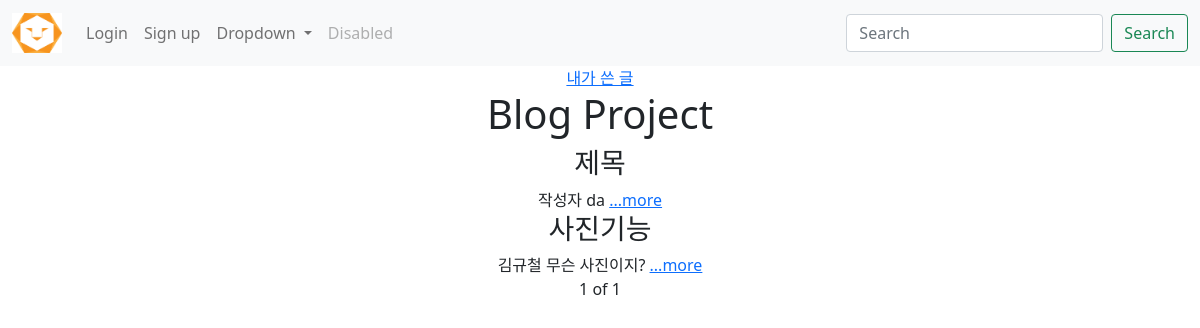
The page / on the database its author committed.
### blog/models.py (models this page shows, shortened)
class Blog(models.Model): #models class 내의 method사용, id column auto create
    title = models.CharField(max_length=200)
    writer = models.CharField(max_length=100)
    pub_date = models.DateTimeField()
    body = models.TextField() #글자 제한 없음
    image = models.ImageField(upload_to="blog/", blank = True, null = True)
    def summary(self):
        return self.body[:100]

### blog/views.py (the view)
# urls.py: 2. Add a URL to urlpatterns:  path('', views.home, name='home')
def home(request):
    blogs = Blog.objects.order_by('-pub_date')#-는 역순으로 하여 최신 순서가 먼저 오도록 함.
    search = request.GET.get('search')
    if search == 'true':
        author = request.GET.get('writer')
        blogs = Blog.objects.filter(writer=author).order_by('-pub_date')
        return render(request, 'home.html', {'blogs':blogs})
    paginator = Paginator(blogs, 3)
    page = request.GET.get('page')
    blogs = paginator.get_page(page)
    return render(request,'home.html',{'blogs':blogs})

### blog/templates/home.html (shortened to what this page needs)
{% extends 'base.html' %}
{% block content %}
    <a href="?search=true&writer={{user.nickname}}">내가 쓴 글</a>
    <h1>Blog Project</h1>
        <div class="container">
        {% for blog in blogs%}
            <div>
                <h3>{{blog.title}}</h3>
                {{blog.writer}}
                {{blog.summary}} <a href="{%url 'detail' blog.id %}">...more</a>
                <br>
            </div>
            {% endfor %}
        </div>
        <span>{{blogs.number}}</span>
        <span>of</span>
        <spane>{{blogs.paginator.num_pages}}</spane>
    {% endblock %}

### lionproject/templates/base.html (style rules this page uses)
body { text-align: center; }

### rows shown on the page
Blog: title "제목", writer "작성자", summary "da"
Blog: title "사진기능", writer "김규철", summary "무슨 사진이지?"

### other values the page prints
{{ blogs.number }} "1"
{{ blogs.paginator.num_pages }} "1"
